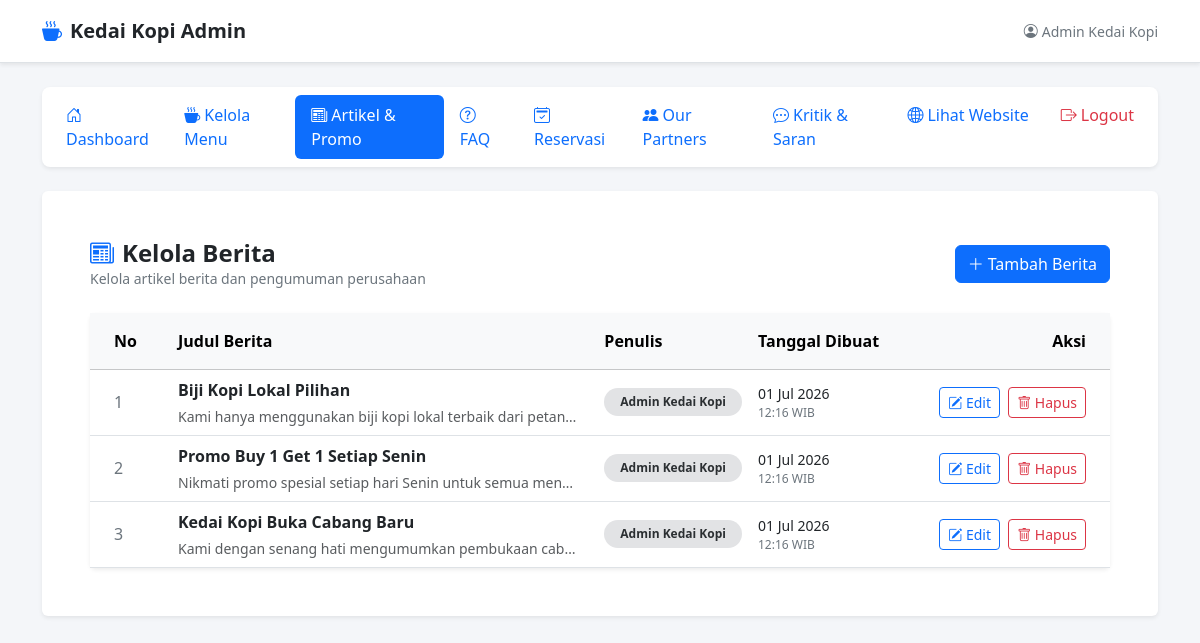
/dist/login/dashboard.php?page=berita (signed in), run on the app's committed database.
### tables this page shows
CREATE TABLE `berita` (
  `id` int(11) NOT NULL,
  `judul` varchar(255) NOT NULL,
  `konten` text NOT NULL,
  `penulis` varchar(100) NOT NULL,
  `tanggal_dibuat` datetime DEFAULT current_timestamp(),
  `tanggal_diperbarui` datetime DEFAULT current_timestamp() ON UPDATE current_timestamp()
);

### dist/login/berita/list.php (the view, shortened to what this page needs)
<?php
$beritaList = [];
$dbError = '';
$tableExists = true;
$checkTable = $conn->query("SHOW TABLES LIKE 'berita'");
if ($checkTable && $checkTable->num_rows > 0) {
    $result = $conn->query("SELECT * FROM `berita` ORDER BY `id` DESC");
    if ($result) {
        while ($row = $result->fetch_assoc()) {
            $beritaList[] = $row;
        }
    } else {
        $dbError = 'Gagal mengambil data berita: ' . $conn->error;
    }
} else {
    $tableExists = false;
}
?>
<div class="d-flex justify-content-between align-items-center mb-4 flex-wrap gap-2">
    <div>
        <h2 class="h4 mb-0 fw-bold text-dark"><i class="bi bi-newspaper me-2 text-primary"></i>Kelola Berita</h2>
        <p class="text-secondary small mb-0">Kelola artikel berita dan pengumuman perusahaan</p>
    </div>
    <div>
        <?php if ($tableExists): ?>
            <a href="dashboard.php?page=berita_create" class="btn btn-primary">
                <i class="bi bi-plus-lg me-1"></i>Tambah Berita
            </a>
        <?php endif; ?>
    </div>
</div>
<?php if (!$tableExists): ?>
    <div class="card border-0 shadow-sm p-5 text-center bg-white">
        <div class="display-1 text-warning mb-4">
            <i class="bi bi-exclamation-triangle"></i>
        </div>
        <h3 class="h4 text-dark mb-3">Tabel database tidak ditemukan!</h3>
        <p class="text-secondary mb-4 mx-auto" style="max-width: 500px;">
            Tabel `berita` belum dibuat di dalam database `<?= htmlspecialchars($nama_database) ?>`.
            Silakan klik tombol di bawah untuk menginisialisasi tabel dan data sampel secara otomatis.
        </p>
        <div>
            <a href="dashboard.php?page=setup_db" class="btn btn-warning px-4">
                <i class="bi bi-database-fill-gear me-2"></i>Jalankan Setup Database
            </a>
        </div>
    </div>
<?php elseif ($dbError !== ''): ?>
    <div class="alert alert-danger" role="alert">
        <i class="bi bi-exclamation-octagon-fill me-2"></i><?= htmlspecialchars($dbError) ?>
    </div>
<?php else: ?>
    <div class="card border-0 shadow-sm bg-white">
        <div class="card-body p-0">
            <div class="table-responsive">
                <table class="table table-hover align-middle mb-0" style="min-width: 700px;">
                    <thead class="table-light">
                        <tr>
                            <th scope="col" class="ps-4 py-3" style="width: 80px;">No</th>
                            <th scope="col" class="py-3">Judul Berita</th>
                            <th scope="col" class="py-3" style="width: 150px;">Penulis</th>
                            <th scope="col" class="py-3" style="width: 180px;">Tanggal Dibuat</th>
                            <th scope="col" class="pe-4 py-3 text-end" style="width: 180px;">Aksi</th>
                        </tr>
                    </thead>
                    <tbody>
                        <?php if (count($beritaList) === 0): ?>
                            <tr>
                                <td colspan="5" class="text-center py-5 text-secondary">
                                    <i class="bi bi-folder-x fs-1 d-block mb-2 text-muted"></i>
                                    Belum ada berita yang diterbitkan.
                                </td>
                            </tr>
                        <?php else: ?>
                            <?php $no = 1; foreach ($beritaList as $berita): ?>
                                <tr>
                                    <td class="ps-4 fw-medium text-secondary"><?= $no++ ?></td>
                                    <td>
                                        <div class="fw-bold text-dark mb-1"><?= htmlspecialchars($berita['judul']) ?></div>
                                        <div class="text-muted small text-truncate" style="max-width: 400px;">
                                            <?= htmlspecialchars(strip_tags($berita['konten'])) ?>
                                        </div>
                                    </td>
                                    <td>
                                        <span class="badge bg-secondary-subtle text-secondary-emphasis rounded-pill px-3 py-2 small">
                                            <?= htmlspecialchars($berita['penulis']) ?>
                                        </span>
                                    </td>
                                    <td>
                                        <div class="text-dark small">
                                            <?= date('d M Y', strtotime($berita['tanggal_dibuat'])) ?>
                                        </div>
                                        <div class="text-secondary small" style="font-size: 0.75rem;">
                                            <?= date('H:i', strtotime($berita['tanggal_dibuat'])) ?> WIB
                                        </div>
                                    </td>
                                    <td class="pe-4 text-end">
                                        <a href="dashboard.php?page=berita_edit&id=<?= $berita['id'] ?>" class="btn btn-outline-primary btn-sm me-1" title="Edit">
                                            <i class="bi bi-pencil-square"></i> Edit
                                        </a>
                                        <button
                                            type="button"
                                            class="btn btn-outline-danger btn-sm"
                                            title="Hapus"
                                            data-bs-toggle="modal"
                                            data-bs-target="#deleteModal<?= $berita['id'] ?>"
                                        >
                                            <i class="bi bi-trash"></i> Hapus
                                        </button>
                                    </td>
                                </tr>
                            <?php endforeach; ?>
                        <?php endif; ?>
                    </tbody>
                </table>
            </div>
        </div>
    </div>
<?php endif; ?>

### dist/login/dashboard.php (style rules this page uses)
body { background-color: #f4f6f9; }

### data on the page
berita: judul "Biji Kopi Lokal Pilihan", konten "Kami hanya menggunakan biji kopi lokal terbaik dari petan…", penulis "Admin Kedai Kopi", tanggal_dibuat "01 Jul 2026", tanggal_dibuat "12:16"
berita: judul "Promo Buy 1 Get 1 Setiap Senin", konten "Nikmati promo spesial setiap hari Senin untuk semua men…", penulis "Admin Kedai Kopi", tanggal_dibuat "01 Jul 2026", tanggal_dibuat "12:16"
berita: judul "Kedai Kopi Buka Cabang Baru", konten "Kami dengan senang hati mengumumkan pembukaan cab…", penulis "Admin Kedai Kopi", tanggal_dibuat "01 Jul 2026", tanggal_dibuat "12:16"

### other printed values
$userName "Admin Kedai Kopi"
